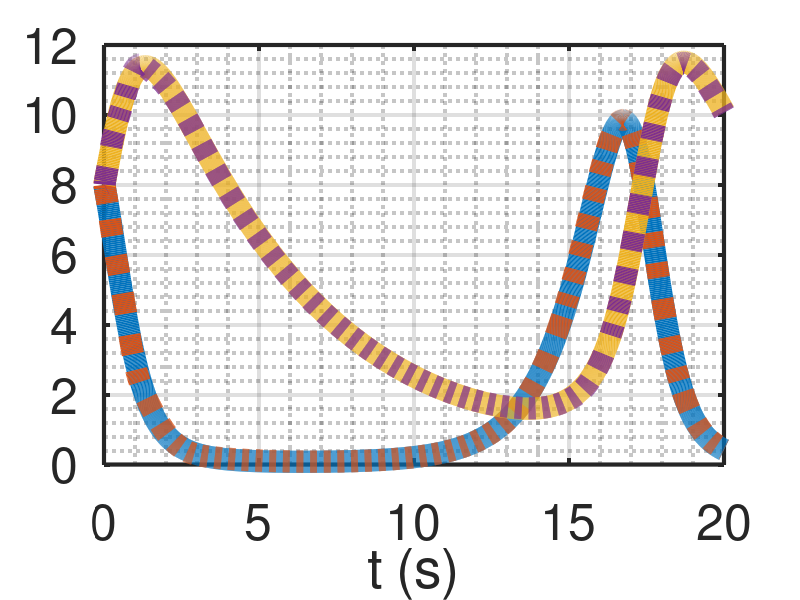
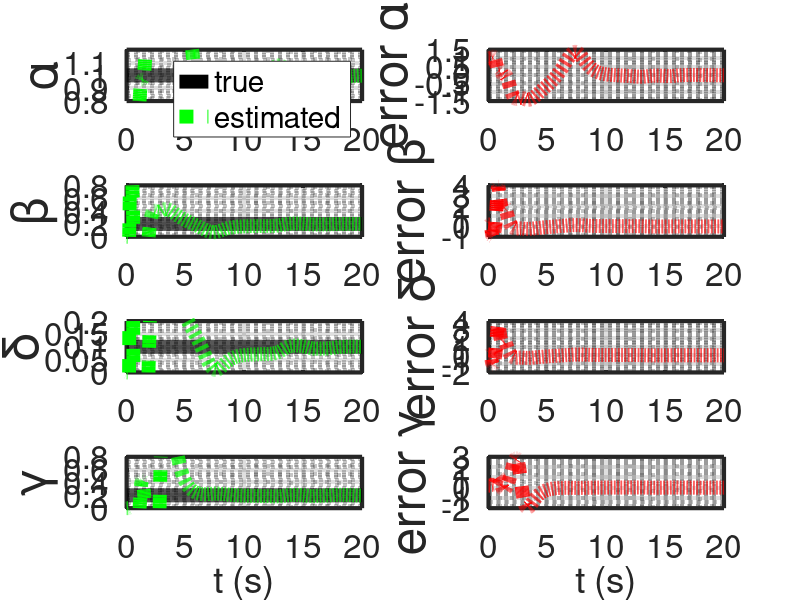

MATLAB code for these plots, in order:
%% Research code by Agus Hasan
%% Paper: "WyNDA: A Method to Discover Mathematical Models of Dynamical Systems from Data" submitted for MethodsX.

clear;
clc;

%% time horizon
tf  = 20;           % time horizon
dt  = 0.01;         % time step
t   = dt:dt:tf;     % time array

%% number of variables and coefficients
n = 2;              % number of measured state
r = 14;             % number of estimated parameters 

%% noise
R = 0;              % noise covariance

%% state initialization
x        = [8;8];           % actual state initialization
xbar     = x;               % estimated state initialization
y        = x;               % measurement initialization
thetabar = zeros(r,1);      % estimated parameter initialization
 
%% true parameters
alpha = 1;
beta = 0.2;
delta = 0.1;
gamma = 0.2;

%% for plotting
xArray          = [];
xbarArray       = [];
yArray          = [];
thetabarArray   = [];

%% Initialization for estimator

lambdav = 0.995;
lambdat = 0.999;
Rx      = 1*eye(n);
Rt      = 1*eye(n);
Px      = 0.1*eye(n);
Pt      = 0.1*eye(r);
Gamma   = 1*zeros(n,r);

%% simulation
for i=1:(tf/dt)

    xArray         = [xArray x];
    xbarArray      = [xbarArray xbar];    
    yArray         = [yArray y];
    thetabarArray  = [thetabarArray thetabar]; 
    
    x = x+dt*[alpha*x(1)-beta*x(1)*x(2);delta*x(1)*x(2)-gamma*x(2)];
    y = x+dt*R^2*randn(n,1);

    Phi = [y(1) y(2) y(1)^2 y(2)^2 y(1)*y(2) y(1)^3 y(2)^3 zeros(7,1)';
           zeros(7,1)' y(1) y(2) y(1)^2 y(2)^2 y(1)*y(2) y(1)^3 y(2)^3];
    
    % Estimation using adaptive observer
    Kx = Px*inv(Px+Rx);
    Kt = Pt*Gamma'*inv(Gamma*Pt*Gamma'+Rt);
    Gamma = (eye(n)-Kx)*Gamma;

    xbar = xbar+(Kx+Gamma*Kt)*(y-xbar);
    thetabar = thetabar-Kt*(y-xbar);

    xbar = xbar+Phi*thetabar;

    thetabar = thetabar;
    Px = (1/lambdav)*eye(n)*(eye(n)-Kx)*Px*eye(n);
    Pt = (1/lambdat)*(eye(r)-Kt*Gamma)*Pt;
    Gamma = eye(n)*Gamma-Phi;

end

figure(1)
plot(t,yArray(1,:),'-','LineWidth',16);
hold on;
plot(t,xbarArray(1,:),':','LineWidth',16)
hold on;
plot(t,yArray(2,:),'-','LineWidth',16);
hold on;
plot(t,xbarArray(2,:),':','LineWidth',16)
set(gca,'color','white','LineWidth',3,'FontSize',36)
grid on;
grid minor;
xlabel('t (s)')

figure(2)
subplot(4,2,1)
plot(t,alpha*ones(1,length(t)),'-k','LineWidth',10);
hold on;
plot(t,thetabarArray(1,:)/dt,':g','LineWidth',10);
set(gca,'color','white','LineWidth',3,'FontSize',24)
legend('true','estimated')
grid on;
grid minor;
ylim([alpha-0.2 alpha+0.2])
ylabel('\alpha','FontSize',36)
subplot(4,2,2)
plot(t,alpha*ones(1,length(t))-thetabarArray(1,:)/dt,':r','LineWidth',10);
set(gca,'color','white','LineWidth',3,'FontSize',24)
grid on;
grid minor;
ylabel('error \alpha','FontSize',36)
subplot(4,2,3)
plot(t,beta*ones(1,length(t)),'-k','LineWidth',10);
hold on;
plot(t,-thetabarArray(5,:)/dt,':g','LineWidth',10);
set(gca,'color','white','LineWidth',3,'FontSize',24)
grid on;
grid minor;
ylim([0 0.8])
ylabel('\beta','FontSize',36)
subplot(4,2,4)
plot(t,beta*ones(1,length(t))+thetabarArray(5,:)/dt,':r','LineWidth',10);
set(gca,'color','white','LineWidth',3,'FontSize',24)
grid on;
grid minor;
ylabel('error \beta','FontSize',36)
subplot(4,2,5)
plot(t,delta*ones(1,length(t)),'-k','LineWidth',10);
hold on;
plot(t,thetabarArray(12,:)/dt,':g','LineWidth',10);
set(gca,'color','white','LineWidth',3,'FontSize',24)
grid on;
grid minor;
ylim([0 0.2])
ylabel('\delta','FontSize',36)
subplot(4,2,6)
plot(t,delta*ones(1,length(t))-thetabarArray(12,:)/dt,':r','LineWidth',10);
set(gca,'color','white','LineWidth',3,'FontSize',24)
grid on;
grid minor;
ylabel('error \delta','FontSize',36)
subplot(4,2,7)
plot(t,gamma*ones(1,length(t)),'-k','LineWidth',10);
hold on;
plot(t,-thetabarArray(9,:)/dt,':g','LineWidth',10);
set(gca,'color','white','LineWidth',3,'FontSize',24)
grid on;
grid minor;
ylim([0 0.8])
ylabel('\gamma','FontSize',36)
xlabel('t (s)')
subplot(4,2,8)
plot(t,gamma*ones(1,length(t))+thetabarArray(9,:)/dt,':r','LineWidth',10);
set(gca,'color','white','LineWidth',3,'FontSize',24)
grid on;
grid minor;
ylabel('error \gamma','FontSize',36)
xlabel('t (s)')
